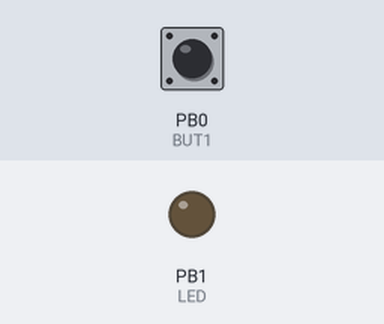
Bench run of a sketch on a simulated ATtiny85, built with avr-gcc and run on an emulated ATtiny85. On the bench: output pins drawn as LEDs (lit = HIGH). Dashed ring = blinking. The inputs (shaded band) are chosen by the test bench; at power-on: PB0 (BUT1) HIGH.

Above: at 1.2 s.
1.3 s: PB0 (BUT1) pulled LOW for 0.15 s
At 1.47 s:
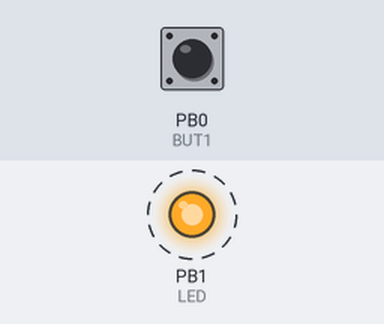
4.4 s: PB0 (BUT1) pulled LOW for 1 s
At 6.8 s:
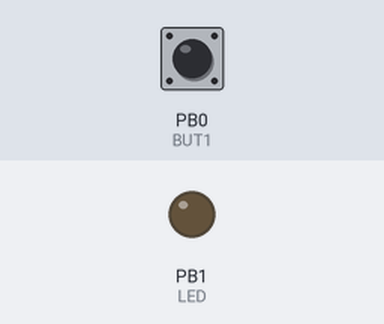
7.4 s: PB0 (BUT1) pulled LOW for 3.2 s
At 7.57 s:
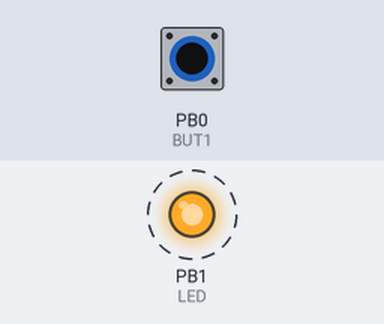
Timing chart, 0 to 12.7 s (numbered marks = the images above; inputs shaded):
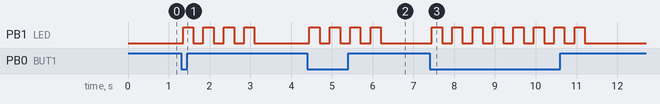

The sketch:

rng_1.ino
```cpp
#include "DigiKeyboard.h"
#define LED 1
#define BUT1 0
#define BLEN 500

// Variables will change:
int ledState = HIGH;
int buttonState;
int lastButtonState = LOW;

long lastDebounceTime = 0;
long debounceDelay = 50;

// Borrowed this code from Debian. If GNU thinks it's legit, it must be good.
int getRandomNumber(){
  return 4; // chosen by fair dice roll.
            // guaranteed to be random.
}

void blinkLed(){
    digitalWrite(LED,HIGH);
    DigiKeyboard.update();
    DigiKeyboard.sendKeyStroke(0);
    DigiKeyboard.delay(BLEN/2);
    digitalWrite(LED,LOW);
    DigiKeyboard.delay(BLEN/2);
}

void bRand(){
  char str[16];
  int x;
  int r = getRandomNumber();
  for (x = 0; x < r; x++){
    blinkLed();
  }
  DigiKeyboard.write(itoa(r, str, 10));
}

void setup() {
  pinMode(BUT1, INPUT_PULLUP);
  pinMode(LED, OUTPUT);
}

void loop() {

  int reading = digitalRead(BUT1);
  if (reading != lastButtonState) {
    lastDebounceTime = millis();
  }

  if ((millis() - lastDebounceTime) > debounceDelay) {
    buttonState = reading;
    if (buttonState == HIGH){
      digitalWrite(LED,LOW);
    } else {
      bRand();
    }
  }

  lastButtonState = reading;

  DigiKeyboard.update();
  DigiKeyboard.sendKeyStroke(0);
}
```

Measured:
- after the input at 1.3 s, PB1 (LED): alternates HIGH for 0.25 s and LOW for 0.25 s, 8 changes in all, then stays LOW, starting after 0.05 s
- after the input at 4.4 s, PB1 (LED): alternates HIGH for 0.25 s and LOW for 0.25 s, 8 changes in all, then stays LOW, starting after 0.05 s
- after the input at 7.4 s, PB1 (LED): alternates HIGH for 0.25 s and LOW for 0.25 s, 16 changes in all, then stays LOW, starting after 0.05 s
